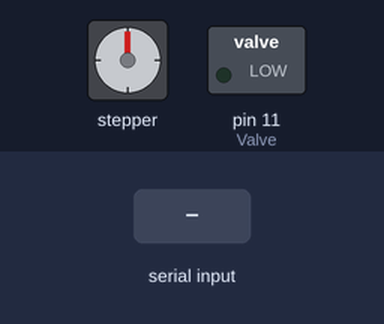
A sketch run on a simulated Arduino Uno, built with avr-gcc and run on an emulated ATmega328P. On the bench: stepper motor, switched loads named in the sketch (green lamp = pin HIGH). Wiring (inferred from the names in the program): stepper motor driver (75 steps per turn assumed): step pin 5; direction pin 4; enable pin 6. Inputs (shaded band) come from the test bench. Pins used as bus, display or sensor lines are not drawn; what the sketch prints to the serial monitor is not drawn.

Above: at 1.2 s.
1.3 s: byte 2 (2) received over Serial
At 1.45 s:
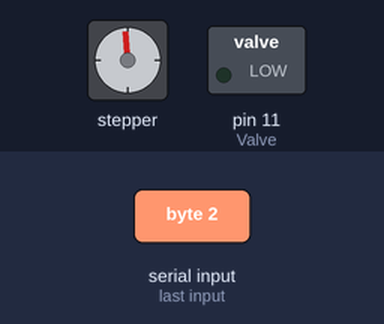
4.3 s: byte 1 (1) received over Serial
At 6.0 s:
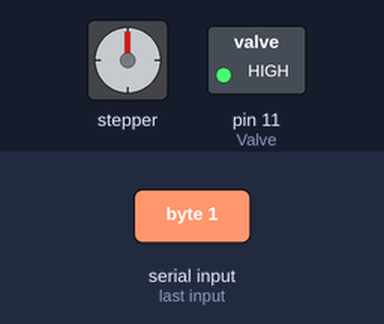
7.3 s: byte 3 (3) received over Serial
At 7.73 s:
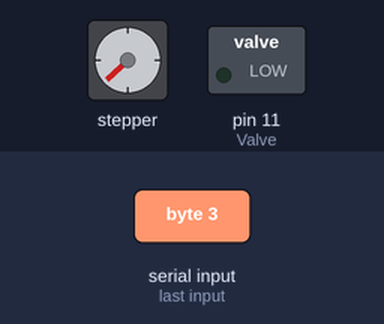
10.1 s: byte 2 (2) received over Serial
At 10.81 s:
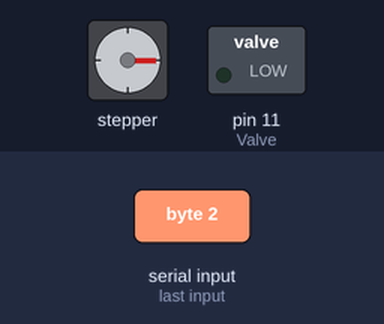
16.1 s: byte 1 (1) received over Serial
At 69.5 s:
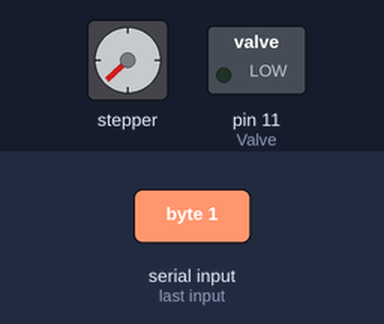
Timing chart, 0 to 69.6 s (numbered marks = the images above; inputs shaded):
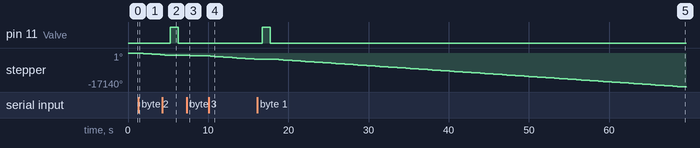

The sketch:

arduino.ino
```cpp
#include <AccelStepper.h>
#include <MultiStepper.h>

int command;
#define dirPin 4
#define stepPin 5
#define enablePin 6
#define stepsPerRevolution 75
#define motorInterfaceType 1
int Valve = 11;
bool is_conveyor_active = false;

// Create a new instance of the AccelStepper class:
AccelStepper stepper = AccelStepper(motorInterfaceType, stepPin, dirPin);

// Activate valve function
void valve () {
  digitalWrite(Valve,HIGH);
  delay(1000);
  digitalWrite(Valve,LOW);
  delay(1000);
}

// Activate conveyor function
void conveyor () {
  digitalWrite(dirPin, LOW);
  for (int i = 0; i < 1 * stepsPerRevolution; i++) {
    digitalWrite(stepPin, HIGH);
    delayMicroseconds(5500); //speed up or down
    digitalWrite(stepPin, LOW);
    delayMicroseconds(5500); //spped up or down
  }
  delay(500);
}

// Setup function
void setup () {
  pinMode(stepPin, OUTPUT);
  pinMode(enablePin, OUTPUT);
  pinMode(dirPin, OUTPUT);
  pinMode(Valve,OUTPUT);
  digitalWrite(enablePin,LOW);
  stepper.setMaxSpeed(-1000); // Set the maximum speed in steps per second
  Serial.begin(9600);
}

// Loop function
void loop () {
  command = 0;
   // Check received data
   if (Serial.available() > 0) {
    command = Serial.read(); // Get received data and store to command variable
    if (command == 1) {
      Serial.write(1);
    } else if (command == 2) {
      Serial.write(2);
      is_conveyor_active = true;
    } else if (command == 3) {
      Serial.write(3);
      is_conveyor_active = false;
    }
   }
   // Check the command
    if (command == 1) {
      valve(); // Call valve function
    } else  {
      if (is_conveyor_active == true) {
        conveyor(); // Call conveyor function
      }
      else if (is_conveyor_active == false) {
        stepper.stop(); // Stop the conveyor
      }
    }
}
```

Measured:
- after the input at 1.3 s, stepper: turns 360° counter-clockwise in 0.81 s, then 360° counter-clockwise in 0.81 s, then 148° counter-clockwise in 0.33 s
- after the input at 4.3 s, pin 11 (Valve): LOW → HIGH after 0.98 s, → LOW 1.0 s later
- after the input at 7.3 s, stepper: goes on until 8.1 s, then stays -1440°
- after the input at 10.1 s, stepper: turns 360° counter-clockwise in 0.81 s, repeating every 1.3 s
- after the input at 16.1 s, pin 11 (Valve): LOW → HIGH after 0.63 s, → LOW 1.0 s later
